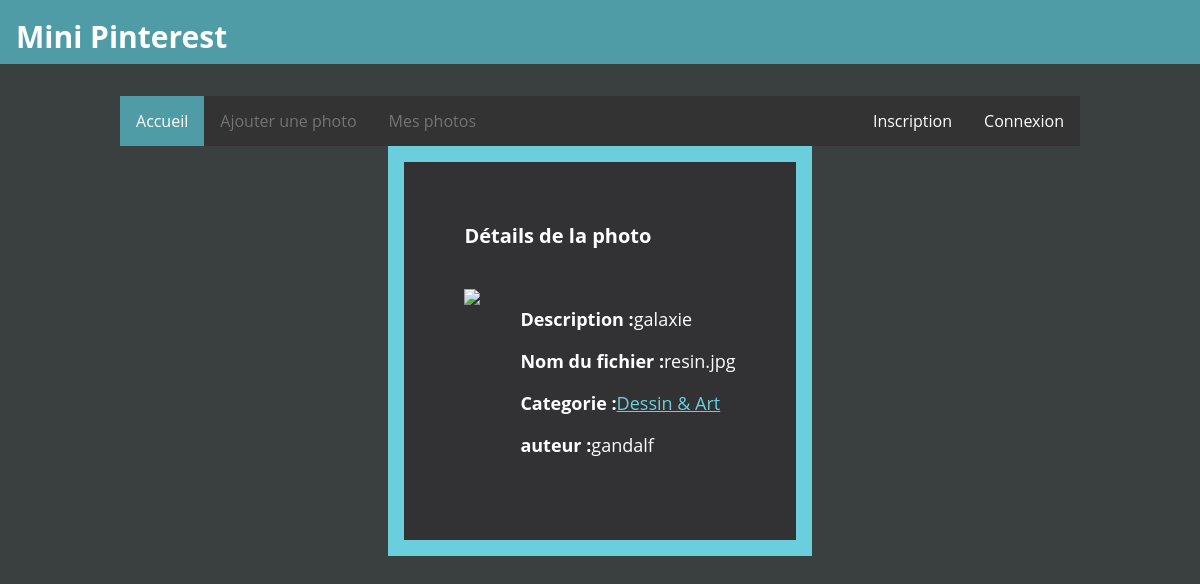
The app's page /photo.php?img_id=resin with its own data.
### tables this page shows
CREATE TABLE `Photo` (
  `photoId` int(11) NOT NULL,
  `nomFich` varchar(250) NOT NULL,
  `description` varchar(250) DEFAULT NULL,
  `catId` int(11) NOT NULL,
  `extension` varchar(250) NOT NULL,
  `auteur` varchar(250) NOT NULL
);

CREATE TABLE `Categorie` (
  `catId` int(11) NOT NULL,
  `nomCat` varchar(250) NOT NULL
);

### fonctions/categories.php (called while the page is built, shortened)
<?php
function getPhotobyNom($link, $nomPhoto)
{
	$detail = array();
	$query = "SELECT * FROM Photo WHERE nomFich = '". $nomPhoto ."';";
	$result = executeQuery($link, $query);
	$col = mysqli_fetch_assoc($result);
	$detail[0] = $col["photoId"];
	$detail[1] = $col["nomFich"];
	$detail[2] = $col["description"];
	$detail[3] = $col["catId"];
	$detail[4] = $col["extension"];
	$detail[5] = $col["auteur"];
	return $detail;
}
function getCat($link, $nomPhoto)
{
	$categorie = array();
	$query = "SELECT catId, nomCat FROM Categorie NATURAL JOIN Photo
WHERE Photo.nomFich = '". $nomPhoto ."';";
	$result = executeQuery($link, $query);
	$col = mysqli_fetch_assoc($result);
	$categorie[0] = $col["catId"];
	$categorie[1] = $col["nomCat"];
	return $categorie;
}
?>

### fonctions/bd.php (called while the page is built, shortened)
<?php
function executeQuery($link, $query)
{
	$result = mysqli_query($link, $query);
	return $result;
}
?>

### photo.php (the view, shortened to what this page needs)
<?php
require_once 'fonctions/bd.php';
require_once 'fonctions/categories.php';
$link = getConnection($dbHost, $dbUser, $dbPwd, $dbName);
$nomP = $_GET['img_id'];
$categorie = getCat($link, $nomP);
$ongletAjout='';
$ongletConnexion='';
if(isset($_SESSION["logged"]) && $_SESSION["logged"] !=""){
	$ongletAjout='<li><a href="ajout.php" id="tab-ajout">Ajouter une photo</a></li>';
	$ongletMesPhotos='<li><a href="mesphotos.php" id="tab-mesphotos">Mes photos</a></li>';
	$ongletConnexion='<li style="float:right"><a href="#id01" id="tab-deconnexion">Deconnexion</a></li>';
	$utilisateur = getUtilisateur($link, $_SESSION["logged"]);
	$statut = $utilisateur[2];
	if($statut == "admin"){
		$ongletStatistique='<li style="float:right"><a href="statistiques.php" id="tab-stat">Statistiques</a></li>';
	}
	else{
			$ongletStatistique='<li style="float:right"><a href="mesdonnees.php" id="tab-stat">Mes données</a></li>';
		}
}
else{
	$ongletAjout='<li><a href="ajout.php" id="tab-ajout" class="disabled" >Ajouter une photo</a></li>';
	$ongletMesPhotos='<li><a href="mesphotos.php" id="tab-mesphotos" class="disabled">Mes photos</a></li>';
	$ongletConnexion='<li style="float:right"><a href="connexion.php" id="tab-connexion">Connexion</a></li>';
}
$photo = getPhotobyNom($link, $nomP);
$id = $photo[0];
$nomP = $photo[1];
$desc = $photo[2];
$ext = $photo[4];
$aut = $photo[5];
?>
<!doctype html>
<html lang="fr">
	<head>
		<link rel="stylesheet" type="text/css" href="css/styles.css">
	</head>
	<header>
		<h1 class="logo">Mini Pinterest</h1>
	</header>
	<body>
		<div class="menu">
			 <ul>
  				<li><a href="index.php" class="active" id="tab-accueil">Accueil</a></li>
  				<?php echo $ongletAjout; ?>
  				<?php echo $ongletMesPhotos; ?>
  				<?php echo $ongletConnexion; ?>
  				<li style="float:right"><a href="inscription.php" id="tab-inscription">Inscription</a></li>
			</ul>
		</div>
		<div class="background">
			<div class="container">
				<div class="detailPhoto">
					<h2> Détails de la photo </h2>
					<div class="detail">
						<div class="affImage">
							<?php
								$affiche = '<img class="image" src="images/DSC_' . $id .'.' . $ext . '">';
								echo $affiche;
							?>
						</div>
						<div class="info">
						<?php
							$affiche = '<p><strong>Description :</strong>'. $desc .'</p>';
							$affiche .= '<p><strong>Nom du fichier :</strong>'. $nomP .'.' . $ext . '</p>';
							$affiche .= '<p><strong>Categorie :</strong><a class ="liencolo" href="index.php?select='. $categorie[0] .'">' . $categorie[1] . '</a></p>';
							$affiche .= '<p><strong>auteur :</strong>' . $aut . '</a></p>';
							echo $affiche;
						?>
						</div>
					</div>
				</div>
			</div>
		</div>
	</body>
</html>

### css/styles.css (style rules this page uses)
header { position:fixed; top:0px; width:100%; height:64px; display:inline-block; background-color:#509CA6; color: white; z-index: 100; }
body { padding-top: 96px; margin:0px; background-color: #3A3F40; font-family: 'Open Sans', sans-serif; }
.logo { float:left; margin-top: 16px; margin-left:16px; height: 32px; width: max-content; font-size: 30px; text-align: center; }
.background { width:max-content; max-width: 80%; background-color: #6BCEDC; padding:16px; margin-left: auto; margin-right: auto; top: 50px; position: relative; }
.container { max-width: 100%; background-color: #323234; color:white; padding: 40px; }
.detail { display: inline-block; }
.affImage { float: left; }
.image { max-height: 400px; max-width: 700px; padding: 20px; }
.info { float: right; position:relative; margin : 20px; font-size : 18px; }
.menu { height: 50px; width: 100%; position: absolute; margin: auto; }
ul { list-style-type: none; margin: auto; padding: 0; width: 80%; overflow: hidden; background-color: #333; position: relative; top: 0; transform: none; }
li { float: left; }
li a { display: block; color: white; text-align: center; padding: 14px 16px; text-decoration: none; }
.active { background-color: #509CA6; }
.disabled { pointer-events: none; cursor: default; color: #FFFFFF50; }
.liencolo { color: #6BCEDC; }
h2 { font-size: 20px; margin: 20px; }

### records on screen
photo: description "galaxie", nomFich "resin", extension "jpg", auteur "gandalf"
categorie: nomCat "Dessin & Art"
